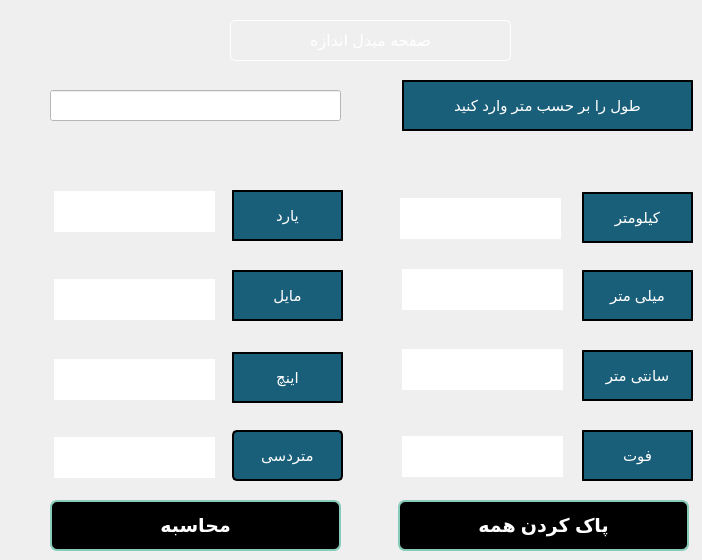
         <widget class="QWidget" name="page_andaze">
          <widget class="QLabel" name="label">
           <property name="geometry">
            <rect>
             <x>402</x>
             <y>80</y>
             <width>291</width>
             <height>51</height>
            </rect>
           </property>
           <property name="font">
            <font>
             <pointsize>11</pointsize>
             <weight>50</weight>
             <italic>false</italic>
             <bold>false</bold>
            </font>
           </property>
           <property name="styleSheet">
            <string notr="true">background-color: rgb(26, 95, 122);
font : 11pt;
border-style: outset;
color : rgb(255, 255, 255);
border-width: 2px;
border-color: black;
font-weight: 400;
padding: 2px;</string>
           </property>
           <property name="text">
            <string>طول را بر حسب متر وارد کنید</string>
           </property>
           <property name="alignment">
            <set>Qt::AlignCenter</set>
           </property>
          </widget>
          <widget class="QLineEdit" name="lineEdit_21">
           <property name="geometry">
            <rect>
             <x>50</x>
             <y>90</y>
             <width>291</width>
             <height>31</height>
            </rect>
           </property>
           <property name="styleSheet">
            <string notr="true">background-color: rgb(255, 255, 255);</string>
           </property>
          </widget>
          <widget class="QLabel" name="label_4">
           <property name="geometry">
            <rect>
             <x>582</x>
             <y>192</y>
             <width>111</width>
             <height>51</height>
            </rect>
           </property>
           <property name="font">
            <font>
             <pointsize>11</pointsize>
             <weight>50</weight>
             <italic>false</italic>
             <bold>false</bold>
            </font>
           </property>
           <property name="styleSheet">
            <string notr="true">background-color: rgb(26, 95, 122);
font : 11pt;
border-style: outset;
color : rgb(255, 255, 255);
border-width: 2px;
border-color: black;
font-weight: 400;
padding: 2px;</string>
           </property>
           <property name="text">
            <string>کیلومتر</string>
           </property>
           <property name="alignment">
            <set>Qt::AlignCenter</set>
           </property>
          </widget>
          <widget class="QLabel" name="label_8">
           <property name="geometry">
            <rect>
             <x>582</x>
             <y>270</y>
             <width>111</width>
             <height>51</height>
            </rect>
           </property>
           <property name="font">
            <font>
             <pointsize>11</pointsize>
             <weight>50</weight>
             <italic>false</italic>
             <bold>false</bold>
            </font>
           </property>
           <property name="styleSheet">
            <string notr="true">background-color: rgb(26, 95, 122);
font : 11pt;
border-style: outset;
color : rgb(255, 255, 255);
border-width: 2px;
border-color: black;
font-weight: 400;
padding: 2px;</string>
           </property>
           <property name="text">
            <string>میلی متر</string>
           </property>
           <property name="alignment">
            <set>Qt::AlignCenter</set>
           </property>
          </widget>
          <widget class="QLabel" name="label_9">
           <property name="geometry">
            <rect>
             <x>582</x>
             <y>350</y>
             <width>111</width>
             <height>51</height>
            </rect>
           </property>
           <property name="font">
            <font>
             <pointsize>11</pointsize>
             <weight>50</weight>
             <italic>false</italic>
             <bold>false</bold>
            </font>
           </property>
           <property name="styleSheet">
            <string notr="true">background-color: rgb(26, 95, 122);
font : 11pt;
border-style: outset;
color : rgb(255, 255, 255);
border-width: 2px;
border-color: black;
font-weight: 400;
padding: 2px;</string>
           </property>
           <property name="text">
            <string>سانتی متر</string>
           </property>
           <property name="alignment">
            <set>Qt::AlignCenter</set>
           </property>
          </widget>
          <widget class="QLabel" name="label_10">
           <property name="geometry">
            <rect>
             <x>582</x>
             <y>430</y>
             <width>111</width>
             <height>51</height>
            </rect>
           </property>
           <property name="font">
            <font>
             <pointsize>11</pointsize>
             <weight>50</weight>
             <italic>false</italic>
             <bold>false</bold>
            </font>
           </property>
           <property name="styleSheet">
            <string notr="true">background-color: rgb(26, 95, 122);
font : 11pt;
border-style: outset;
color : rgb(255, 255, 255);
border-width: 2px;
border-color: black;
font-weight: 400;
padding: 2px;</string>
           </property>
           <property name="text">
            <string>فوت</string>
           </property>
           <property name="alignment">
            <set>Qt::AlignCenter</set>
           </property>
          </widget>
          <widget class="QLabel" name="label_11">
           <property name="geometry">
            <rect>
             <x>232</x>
             <y>190</y>
             <width>111</width>
             <height>51</height>
            </rect>
           </property>
           <property name="font">
            <font>
             <pointsize>11</pointsize>
             <weight>50</weight>
             <italic>false</italic>
             <bold>false</bold>
            </font>
           </property>
           <property name="styleSheet">
            <string notr="true">background-color: rgb(26, 95, 122);
font : 11pt;
border-style: outset;
color : rgb(255, 255, 255);
border-width: 2px;
border-color: black;
font-weight: 400;
padding: 2px;</string>
           </property>
           <property name="text">
            <string>یارد</string>
           </property>
           <property name="alignment">
            <set>Qt::AlignCenter</set>
           </property>
          </widget>
          <widget class="QLabel" name="label_14">
           <property name="geometry">
            <rect>
             <x>232</x>
             <y>270</y>
             <width>111</width>
             <height>51</height>
            </rect>
           </property>
           <property name="font">
            <font>
             <pointsize>11</pointsize>
             <weight>50</weight>
             <italic>false</italic>
             <bold>false</bold>
            </font>
           </property>
           <property name="styleSheet">
            <string notr="true">background-color: rgb(26, 95, 122);
font : 11pt;
border-style: outset;
color : rgb(255, 255, 255);
border-width: 2px;
border-color: black;
font-weight: 400;
padding: 2px;</string>
           </property>
           <property name="text">
            <string>مایل</string>
           </property>
           <property name="alignment">
            <set>Qt::AlignCenter</set>
           </property>
          </widget>
          <widget class="QLabel" name="label_15">
           <property name="geometry">
            <rect>
             <x>232</x>
             <y>352</y>
             <width>111</width>
             <height>51</height>
            </rect>
           </property>
           <property name="font">
            <font>
             <pointsize>11</pointsize>
             <weight>50</weight>
             <italic>false</italic>
             <bold>false</bold>
            </font>
           </property>
           <property name="styleSheet">
            <string notr="true">background-color: rgb(26, 95, 122);
font : 11pt;
border-style: outset;
color : rgb(255, 255, 255);
border-width: 2px;
border-color: black;
font-weight: 400;
padding: 2px;</string>
           </property>
           <property name="text">
            <string>اینچ</string>
           </property>
           <property name="alignment">
            <set>Qt::AlignCenter</set>
           </property>
          </widget>
          <widget class="QLabel" name="label_16">
           <property name="geometry">
            <rect>
             <x>232</x>
             <y>430</y>
             <width>111</width>
             <height>51</height>
            </rect>
           </property>
           <property name="font">
            <font>
             <pointsize>11</pointsize>
             <weight>50</weight>
             <italic>false</italic>
             <bold>false</bold>
            </font>
           </property>
           <property name="styleSheet">
            <string notr="true">background-color: rgb(26, 95, 122);
font : 11pt;
border-style: outset;
color : rgb(255, 255, 255);
border-width: 2px;
border-radius: 5px;
border-color: black;
font-weight: 400;
padding: 2px;</string>
           </property>
           <property name="text">
            <string>متردسی</string>
           </property>
           <property name="alignment">
            <set>Qt::AlignCenter</set>
           </property>
          </widget>
          <widget class="QLabel" name="label_17">
           <property name="geometry">
            <rect>
             <x>400</x>
             <y>198</y>
             <width>161</width>
             <height>41</height>
            </rect>
           </property>
           <property name="styleSheet">
            <string notr="true">background-color: rgb(255, 255, 255);</string>
           </property>
           <property name="text">
            <string/>
           </property>
          </widget>
          <widget class="QLabel" name="label_18">
           <property name="geometry">
            <rect>
             <x>402</x>
             <y>269</y>
             <width>161</width>
             <height>41</height>
            </rect>
           </property>
           <property name="styleSheet">
            <string notr="true">background-color: rgb(255, 255, 255);</string>
           </property>
           <property name="text">
            <string/>
           </property>
          </widget>
          <widget class="QLabel" name="label_19">
           <property name="geometry">
            <rect>
             <x>402</x>
             <y>349</y>
             <width>161</width>
             <height>41</height>
            </rect>
           </property>
           <property name="styleSheet">
            <string notr="true">background-color: rgb(255, 255, 255);</string>
           </property>
           <property name="text">
            <string/>
           </property>
          </widget>
          <widget class="QLabel" name="label_20">
           <property name="geometry">
            <rect>
             <x>402</x>
             <y>436</y>
             <width>161</width>
             <height>41</height>
            </rect>
           </property>
           <property name="styleSheet">
            <string notr="true">background-color: rgb(255, 255, 255);</string>
           </property>
           <property name="text">
            <string/>
           </property>
          </widget>
          <widget class="QLabel" name="label_21">
           <property name="geometry">
            <rect>
             <x>54</x>
             <y>191</y>
             <width>161</width>
             <height>41</height>
            </rect>
           </property>
           <property name="styleSheet">
            <string notr="true">background-color: rgb(255, 255, 255);</string>
           </property>
           <property name="text">
            <string/>
           </property>
          </widget>
          <widget class="QLabel" name="label_22">
           <property name="geometry">
            <rect>
             <x>54</x>
             <y>279</y>
             <width>161</width>
             <height>41</height>
            </rect>
           </property>
           <property name="styleSheet">
            <string notr="true">background-color: rgb(255, 255, 255);</string>
           </property>
           <property name="text">
            <string/>
           </property>
          </widget>
          <widget class="QLabel" name="label_23">
           <property name="geometry">
            <rect>
             <x>54</x>
             <y>359</y>
             <width>161</width>
             <height>41</height>
            </rect>
           </property>
           <property name="styleSheet">
            <string notr="true">background-color: rgb(255, 255, 255);</string>
           </property>
           <property name="text">
            <string/>
           </property>
          </widget>
          <widget class="QLabel" name="label_24">
           <property name="geometry">
            <rect>
             <x>54</x>
             <y>437</y>
             <width>161</width>
             <height>41</height>
            </rect>
           </property>
           <property name="styleSheet">
            <string notr="true">background-color: rgb(255, 255, 255);</string>
           </property>
           <property name="text">
            <string/>
           </property>
          </widget>
          <widget class="QPushButton" name="pushButton_16">
           <property name="geometry">
            <rect>
             <x>50</x>
             <y>500</y>
             <width>291</width>
             <height>51</height>
            </rect>
           </property>
           <property name="font">
            <font>
             <pointsize>14</pointsize>
             <weight>75</weight>
             <bold>true</bold>
            </font>
           </property>
           <property name="styleSheet">
            <string notr="true">#pushButton_16{
background-color:rgb(0, 0, 0);
color: rgb(255, 255, 255);
border:2px solid #87CBB9;
border-radius: 7px;
}
#pushButton_16:hover{
background-color: #fff;
color:#000000;
}</string>
           </property>
           <property name="text">
            <string>محاسبه</string>
           </property>
          </widget>
          <widget class="QPushButton" name="pushButton_30">
           <property name="geometry">
            <rect>
             <x>398</x>
             <y>500</y>
             <width>291</width>
             <height>51</height>
            </rect>
           </property>
           <property name="font">
            <font>
             <pointsize>14</pointsize>
             <weight>75</weight>
             <bold>true</bold>
            </font>
           </property>
           <property name="styleSheet">
            <string notr="true">#pushButton_30{
background-color:rgb(0, 0, 0);
color: rgb(255, 255, 255);
border:2px solid #87CBB9;
border-radius: 7px;
}
#pushButton_30:hover{
background-color: #fff;
color:#000000;
}</string>
           </property>
           <property name="text">
            <string>پاک کردن همه</string>
           </property>
          </widget>
          <widget class="QLabel" name="label_239">
           <property name="geometry">
            <rect>
             <x>230</x>
             <y>20</y>
             <width>281</width>
             <height>41</height>
            </rect>
           </property>
           <property name="styleSheet">
            <string notr="true">color :#fff;
font : 12pt;
border-radius: 5px;
border:1px solid #fff;
</string>
           </property>
           <property name="text">
            <string>صفحه مبدل اندازه</string>
           </property>
           <property name="alignment">
            <set>Qt::AlignCenter</set>
           </property>
          </widget>
         </widget>
